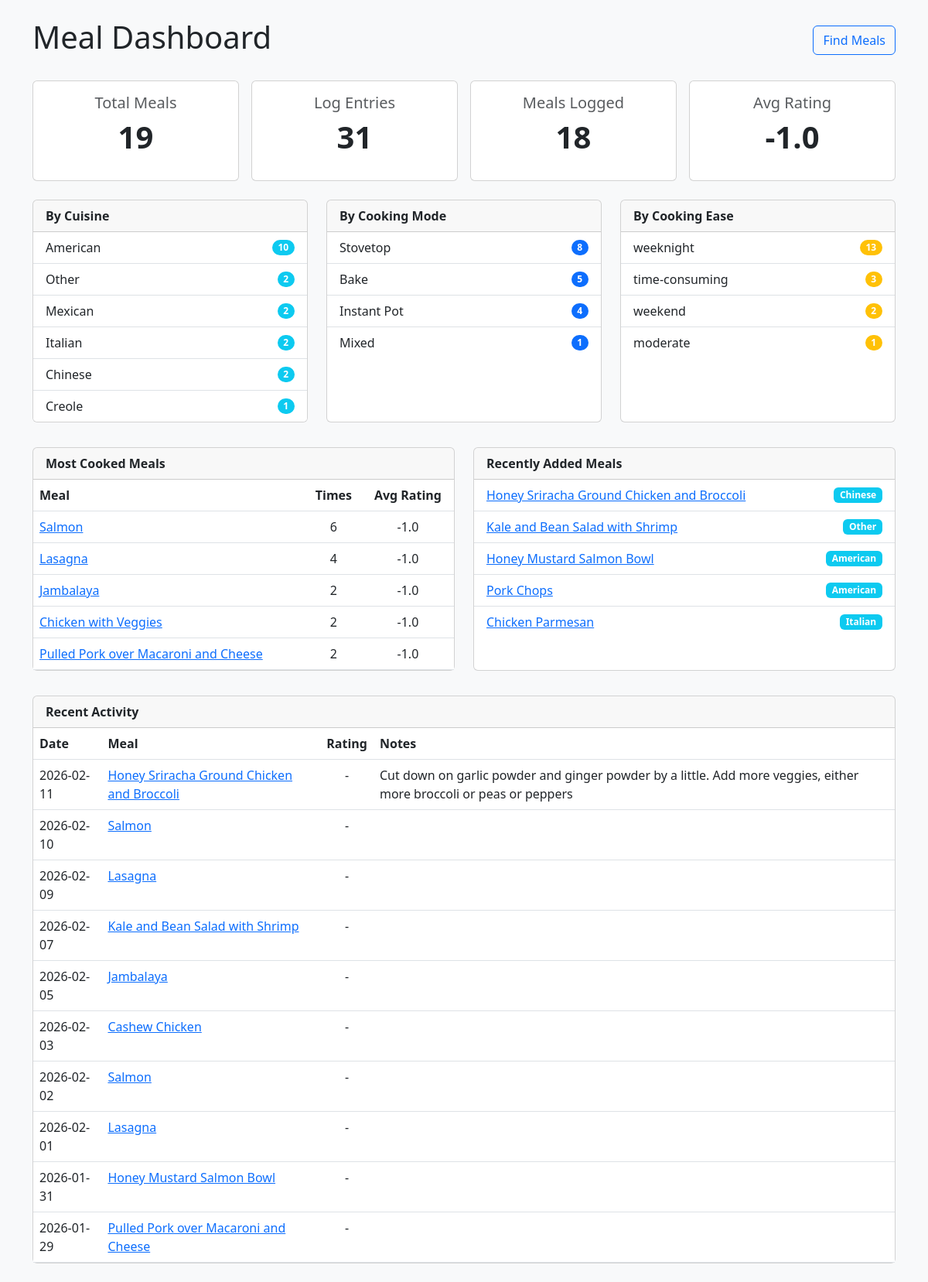
/dashboard, run on the app's committed database.
### models.py (models this page shows)
class Meal(Base):
    __tablename__ = 'Meals'
    meal_id = Column(Integer, primary_key=True)
    name = Column(String(100))
    description = Column(Text)
    cuisine_type = Column(String(50))
    cooking_mode = Column(String(50))  # e.g., stove, oven
    cooking_ease = Column(String(50))
    cooking_time = Column(Integer)      # in minutes
    image_path = Column(String)
    source_url = Column(String)
    ingredients = relationship("Ingredient", secondary=meal_ingredients_association_table, back_populates="meals")
    directions = relationship("Direction", back_populates="meal", cascade="all, delete-orphan")
    ratings = relationship("Rating", backref="meal")
    images = relationship("Image", backref="meal")
    log_entries = relationship("LogEntry", backref="meal")

class LogEntry(Base):
    __tablename__ = 'LogEntries'
    log_entry_id = Column(Integer, primary_key=True)
    meal_id = Column(Integer, ForeignKey('Meals.meal_id'))
    date = Column(Text)
    rating = Column(Integer, nullable=True)
    notes = Column(Text)

### main.py (the view)
@app.get('/dashboard', response_class=HTMLResponse)
async def dashboard(request: Request, db: Session = Depends(get_db)):
    total_meals = db.query(Meal).count()
    total_log_entries = db.query(LogEntry).count()
    agg_stats = db.execute(text("""
        SELECT
            count(DISTINCT meal_id) meals_logged,
            avg(rating) avg_rating,
            min(date) first_log_date,
            max(date) latest_log_date
        FROM LogEntries
        WHERE meal_id IS NOT NULL
    """)).first()
    cuisine_breakdown = db.execute(text("""
        SELECT cuisine_type, count(*) count
        FROM Meals
        WHERE cuisine_type IS NOT NULL AND cuisine_type != ''
        GROUP BY cuisine_type
        ORDER BY count DESC
    """)).all()
    mode_breakdown = db.execute(text("""
        SELECT cooking_mode, count(*) count
        FROM Meals
        WHERE cooking_mode IS NOT NULL AND cooking_mode != ''
        GROUP BY cooking_mode
        ORDER BY count DESC
    """)).all()
    ease_breakdown = db.execute(text("""
        SELECT cooking_ease, count(*) count
        FROM Meals
        WHERE cooking_ease IS NOT NULL AND cooking_ease != ''
        GROUP BY cooking_ease
        ORDER BY count DESC
    """)).all()
    most_cooked = db.execute(text("""
        SELECT m.meal_id, m.name, count(l.log_entry_id) times_cooked, avg(l.rating) avg_rating
        FROM LogEntries l
        JOIN Meals m ON m.meal_id = l.meal_id
        GROUP BY m.meal_id
        ORDER BY times_cooked DESC
        LIMIT 5
    """)).all()
    recent_logs = db.execute(text("""
        SELECT l.date, l.rating, l.notes, m.meal_id, m.name
        FROM LogEntries l
        JOIN Meals m ON m.meal_id = l.meal_id
        ORDER BY l.date DESC
        LIMIT 10
    """)).all()
    recent_meals = (
        db.query(Meal)
        .order_by(Meal.meal_id.desc())
        .limit(5)
        .all()
    )
    dashboard_data = {
        "total_meals": total_meals,
        "total_log_entries": total_log_entries,
        "meals_logged": agg_stats.meals_logged if agg_stats.meals_logged else 0,
        "avg_rating": round(agg_stats.avg_rating, 1) if agg_stats.avg_rating else 0,
        "first_log_date": agg_stats.first_log_date or "N/A",
        "latest_log_date": agg_stats.latest_log_date or "N/A",
        "cuisine_breakdown": [{"label": r.cuisine_type, "count": r.count} for r in cuisine_breakdown],
        "mode_breakdown": [{"label": r.cooking_mode, "count": r.count} for r in mode_breakdown],
        "ease_breakdown": [{"label": r.cooking_ease, "count": r.count} for r in ease_breakdown],
        "most_cooked": [
            {"meal_id": r.meal_id, "name": r.name, "times_cooked": r.times_cooked,
             "avg_rating": round(r.avg_rating, 1) if r.avg_rating else "N/A"}
            for r in most_cooked
        ],
        "recent_logs": [
            {"date": r.date, "rating": r.rating, "notes": r.notes,
             "meal_id": r.meal_id, "name": r.name}
            for r in recent_logs
        ],
        "recent_meals": [
            {"meal_id": m.meal_id, "name": m.name, "cuisine_type": m.cuisine_type or ""}
            for m in recent_meals
        ],
    }
    return templates.TemplateResponse('dashboard.html', {'request': request, 'data': dashboard_data})

### templates/dashboard.html (shortened to what this page needs)
<!DOCTYPE html>
<html lang="en">
<head>
    <link href="https://cdn.jsdelivr.net/npm/bootstrap@5.3.0/dist/css/bootstrap.min.css" rel="stylesheet">
</head>
<body class="bg-light">
    <div class="container mt-4">
        <div class="d-flex justify-content-between align-items-center mb-4">
            <h1>Meal Dashboard</h1>
            <a href="/find" class="btn btn-outline-primary">Find Meals</a>
        </div>
        <div class="row g-3 mb-4">
            <div class="col-6 col-md-3">
                <div class="card text-center">
                    <div class="card-body">
                        <h5 class="card-title text-muted">Total Meals</h5>
                        <p class="display-6 fw-bold">{{ data.total_meals }}</p>
                    </div>
                </div>
            </div>
            <div class="col-6 col-md-3">
                <div class="card text-center">
                    <div class="card-body">
                        <h5 class="card-title text-muted">Log Entries</h5>
                        <p class="display-6 fw-bold">{{ data.total_log_entries }}</p>
                    </div>
                </div>
            </div>
            <div class="col-6 col-md-3">
                <div class="card text-center">
                    <div class="card-body">
                        <h5 class="card-title text-muted">Meals Logged</h5>
                        <p class="display-6 fw-bold">{{ data.meals_logged }}</p>
                    </div>
                </div>
            </div>
            <div class="col-6 col-md-3">
                <div class="card text-center">
                    <div class="card-body">
                        <h5 class="card-title text-muted">Avg Rating</h5>
                        <p class="display-6 fw-bold">{{ data.avg_rating }}</p>
                    </div>
                </div>
            </div>
        </div>
        <div class="row g-4">
            <div class="col-md-6 col-lg-4">
                <div class="card h-100">
                    <div class="card-header fw-bold">By Cuisine</div>
                    <ul class="list-group list-group-flush">
                        {% for item in data.cuisine_breakdown %}
                        <li class="list-group-item d-flex justify-content-between align-items-center">
                            {{ item.label }}
                            <span class="badge bg-info rounded-pill">{{ item.count }}</span>
                        </li>
                        {% endfor %}
                    </ul>
                </div>
            </div>
            <div class="col-md-6 col-lg-4">
                <div class="card h-100">
                    <div class="card-header fw-bold">By Cooking Mode</div>
                    <ul class="list-group list-group-flush">
                        {% for item in data.mode_breakdown %}
                        <li class="list-group-item d-flex justify-content-between align-items-center">
                            {{ item.label }}
                            <span class="badge bg-primary rounded-pill">{{ item.count }}</span>
                        </li>
                        {% endfor %}
                    </ul>
                </div>
            </div>
            <div class="col-md-6 col-lg-4">
                <div class="card h-100">
                    <div class="card-header fw-bold">By Cooking Ease</div>
                    <ul class="list-group list-group-flush">
                        {% for item in data.ease_breakdown %}
                        <li class="list-group-item d-flex justify-content-between align-items-center">
                            {{ item.label }}
                            <span class="badge bg-warning rounded-pill">{{ item.count }}</span>
                        </li>
                        {% endfor %}
                    </ul>
                </div>
            </div>
        </div>
        <div class="row g-4 mt-2">
            <div class="col-md-6">
                <div class="card h-100">
                    <div class="card-header fw-bold">Most Cooked Meals</div>
                    <div class="table-responsive">
                        <table class="table table-hover mb-0">
                            <thead>
                                <tr>
                                    <th>Meal</th>
                                    <th class="text-center">Times</th>
                                    <th class="text-center">Avg Rating</th>
                                </tr>
                            </thead>
                            <tbody>
                                {% for meal in data.most_cooked %}
                                <tr>
                                    <td><a href="/meal/{{ meal.meal_id }}">{{ meal.name }}</a></td>
                                    <td class="text-center">{{ meal.times_cooked }}</td>
                                    <td class="text-center">{{ meal.avg_rating }}</td>
                                </tr>
                                {% endfor %}
                            </tbody>
                        </table>
                    </div>
                </div>
            </div>
            <div class="col-md-6">
                <div class="card h-100">
                    <div class="card-header fw-bold">Recently Added Meals</div>
                    <ul class="list-group list-group-flush">
                        {% for meal in data.recent_meals %}
                        <li class="list-group-item d-flex justify-content-between align-items-center">
                            <a href="/meal/{{ meal.meal_id }}">{{ meal.name }}</a>
                            {% if meal.cuisine_type %}
                            <span class="badge bg-info">{{ meal.cuisine_type }}</span>
                            {% endif %}
                        </li>
                        {% endfor %}
                    </ul>
                </div>
            </div>
        </div>
        <div class="row g-4 mt-2 mb-4">
            <div class="col-12">
                <div class="card">
                    <div class="card-header fw-bold">Recent Activity</div>
                    <div class="table-responsive">
                        <table class="table table-hover mb-0">
                            <thead>
                                <tr>
                                    <th>Date</th>
                                    <th>Meal</th>
                                    <th class="text-center">Rating</th>
                                    <th>Notes</th>
                                </tr>
                            </thead>
                            <tbody>
                                {% for log in data.recent_logs %}
                                <tr>
                                    <td>{{ log.date }}</td>
                                    <td><a href="/meal/{{ log.meal_id }}">{{ log.name }}</a></td>
                                    <td class="text-center">{{ log.rating if log.rating and log.rating >= 0 else "-" }}</td>
                                    <td>{{ log.notes or "" }}</td>
                                </tr>
                                {% endfor %}
                            </tbody>
                        </table>
                    </div>
                </div>
            </div>
        </div>
    </div>
</body>
</html>

### data on the page
Meal: name "Salmon", times_cooked "6", avg_rating "-1.0"
Meal: name "Lasagna", times_cooked "4", avg_rating "-1.0"
Meal: name "Jambalaya", times_cooked "2", avg_rating "-1.0"
Meal: name "Chicken with Veggies", times_cooked "2", avg_rating "-1.0"
Meal: name "Pulled Pork over Macaroni and Cheese", times_cooked "2", avg_rating "-1.0"
Meal: name "Honey Sriracha Ground Chicken and Broccoli", cuisine_type "Chinese"
Meal: name "Kale and Bean Salad with Shrimp", cuisine_type "Other"
Meal: name "Honey Mustard Salmon Bowl", cuisine_type "American"
Meal: name "Pork Chops", cuisine_type "American"
Meal: name "Chicken Parmesan", cuisine_type "Italian"
LogEntry: date "2026-02-11", name "Honey Sriracha Ground Chicken and Broccoli", rating "-", notes "Cut down on garlic powder and ginger powder by a little. Add more veggies, either more broccoli or peas or peppers"
LogEntry: date "2026-02-10", name "Salmon", rating "-"
LogEntry: date "2026-02-09", name "Lasagna", rating "-"
LogEntry: date "2026-02-07", name "Kale and Bean Salad with Shrimp", rating "-"
LogEntry: date "2026-02-05", name "Jambalaya", rating "-"
LogEntry: date "2026-02-03", name "Cashew Chicken", rating "-"
LogEntry: date "2026-02-02", name "Salmon", rating "-"
LogEntry: date "2026-02-01", name "Lasagna", rating "-"
LogEntry: date "2026-01-31", name "Honey Mustard Salmon Bowl", rating "-"
LogEntry: date "2026-01-29", name "Pulled Pork over Macaroni and Cheese", rating "-"

### other printed values
{{ data.total_meals }} "19"
{{ data.total_log_entries }} "31"
{{ data.meals_logged }} "18"
{{ data.avg_rating }} "-1.0"
{{ item.label }} "American" "Other" "Mexican" "Italian" "Chinese" "Creole"
{{ item.count }} "10" "2" "2" "2" "2" "1"
{{ item.label }} "Stovetop" "Bake" "Instant Pot" "Mixed"
{{ item.count }} "8" "5" "4" "1"
{{ item.label }} "weeknight" "time-consuming" "weekend" "moderate"
{{ item.count }} "13" "3" "2" "1"
